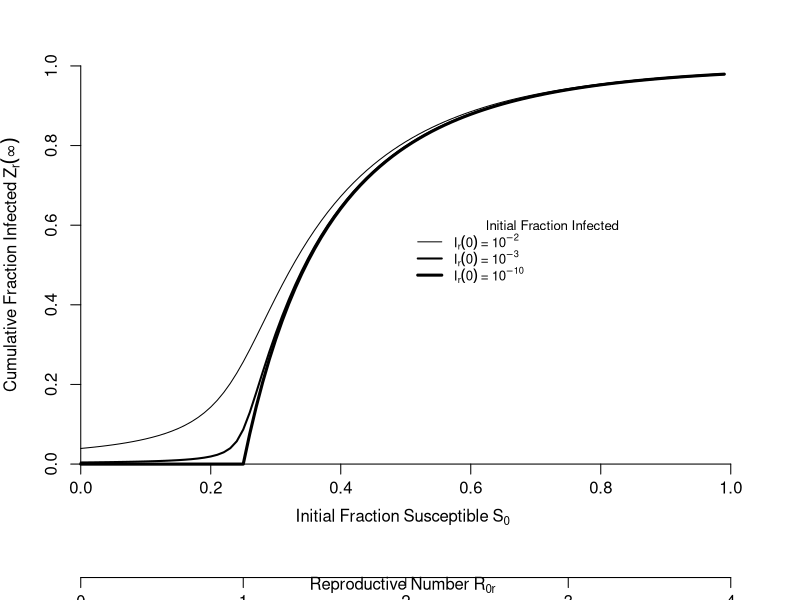

R code for this plot:

pdf("BurnoutPlotInclR0Ver4.pdf", height = 4, width = 6)

Burnout<-function(R0,S0,I0,i){ #This function is a straight line

	return (1 - i - exp(-(R0)*(S0*i + I0)) )
  
}



R0 = 4.0;

par(mfrow=c(1,1));
par(mai=c(1.2,0.55,0.5,0.5));
LineWidths = c(3,2,1)

#Using the burnout approximation to calculate the fraction infected at the end of the epidemic

rootStor = numeric(); #Declare a vector to store the roots in
Low = 1e-10;
S0Range = seq(from=Low,to=1.0,by=0.01); #the range of values over which we will calculate the root

I0Range = c(Low,1e-3,1e-2);
#I0Range = c(1e-10,1e-2,1e-1);


k = 1;
for(I0 in I0Range){ 
	j = 1; #j keeps track of how many roots we have calculated
	for(S0 in S0Range){ #loop over the values of S0
		#z = uniroot(f=Burnout,interval=c(0.0,1.0),S0=S0,I0=I0);
		z = uniroot(f=Burnout,interval=c(Low,(1.0)),R0=R0,S0=S0,I0=I0);
		
		rootStor[j] = z$root; #store the root
		j = j + 1; #update j
	}

	if(k==1){
		plot(S0Range,rootStor,type="l",xlab="",ylab="",axes=FALSE,xlim=c(0,max(S0Range)),ylim=c(0,1),lwd=LineWidths[k]); #plot the roots versus the values of m
	}else{
		lines(S0Range,rootStor,lwd=LineWidths[k]);
	}
	k = k + 1;
}


#par(mai=c(0.45,0.45,0.0,0.0));

lgnd = c();
lgnd[3] = expression(I[r](0)~paste("=")~10^-10);
lgnd[2] = expression(I[r](0)~paste("=")~10^-3);
lgnd[1] = expression(I[r](0)~paste("=")~10^-2);
LineWidths = c(1,2,3)

#text(x=0.35,y=0.05,labels=lgnd[1],bty="n",cex=0.7)
#text(x=0.1,y=0.17,labels=lgnd[2],bty="n",cex=0.7)
#text(x=0.1,y=0.3,labels=lgnd[3],bty="n",cex=0.7)

text(x=0.725,y=0.6,labels="Initial Fraction Infected",bty="n",cex=0.8)
lbl = expression(Initial~Infected~I[r](0))
legend(x=0.5,y=0.6,legend=lgnd,bty="n",lwd = LineWidths,cex=0.8);
axis(1,pretty(range(S0Range),5),pos=0.0,padj=-0.5);

axis(2,pretty(range(rootStor),5),pos=0.0);
yaxislbl = expression(Cumulative~Fraction~Infected~Z[r](infinity))
mtext(side=2,text=yaxislbl,padj=-1.65);

xaxislbl = expression(Initial~Fraction~Susceptible~S[0]);
mtext(side=1,text=xaxislbl,padj=1.75);
xaxislbl = expression(Reproductive~Number~R[0][r])
mtext(side=1,text=xaxislbl,padj=5.75);

axis(side=1,at=c(0,0.25,0.5,0.75,1.0),labels=c(0,1,2,3,4),line=3,pos=-0.285,padj=-0.5);

dev.off()

